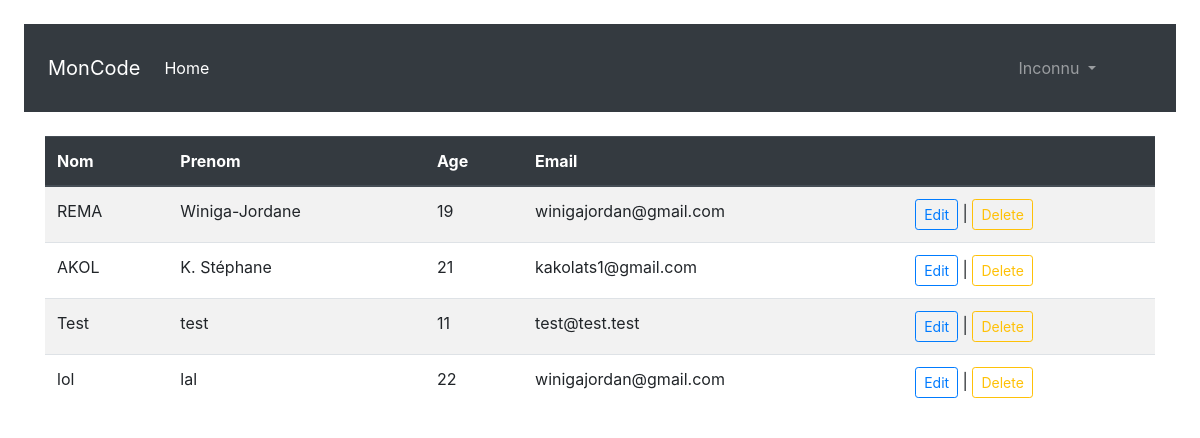
Page /list on the committed database.
### app.py (models this page shows, shortened)
class User(db.Model):
    __tablename__ = "user"
    id = db.Column(db.Integer, primary_key = True)
    nom = db.Column(db.String(50), nullable = False)
    prenom = db.Column(db.String(100), nullable = False)
    email = db.Column(db.String(100), nullable = False)
    login = db.Column(db.String(50), nullable=True)
    password = db.Column(db.Text, nullable=False)
    age = db.Column(db.Integer, nullable = False)

### app.py (the view)
@app.route("/list")
def list_user():
    users = User.query.all()
    return render_template("list.html", users = users)

### templates/list.html (shortened to what this page needs)
{% extends 'base.html' %}
{% block content %}
<div class = "jumotron">
    <p>
        <table class="table table-striped">
            <thead class = "thead-dark">
                <tr>
                    <th>Nom</th>
                    <th>Prenom</th>
                    <th>Age</th>
                    <th>Email</th>
                    <th></th>
                </tr>
            </thead>
            <tbody>
                {% for user in users %}
                <tr>
                    <td scope="row">{{user.nom}}</td>
                    <td>{{user.prenom}}</td>
                    <td>{{user.age}}</td>
                    <td>{{user.email}}</td>
                    <td>
                        <a class="btn btn-sm btn-outline-primary" href="{{ url_for('add_user', id = user.id) }}">Edit</a> |
                        <a class="btn btn-sm btn-outline-warning" href="{{ url_for('delete_user', id = user.id) }}">Delete</a>
                    </td>
                </tr>
                {% endfor %}
            </tbody>
        </table>
    </p>
</div>
{% endblock content %}

### templates/base.html (shortened to what this page needs)
<!doctype html>
<html lang="en">
  <head>
    <link rel="stylesheet" href="https://stackpath.bootstrapcdn.com/bootstrap/4.3.1/css/bootstrap.min.css">
  </head>
  <body>
    <nav class="navbar navbar-expand-lg navbar-dark bg-dark m-4 p-4">
        <a class="navbar-brand" href="#">MonCode</a>
        <div class="collapse navbar-collapse" id="navbarNavDropdown">
          <ul class="navbar-nav">
            <li class="nav-item active">
              <a class="nav-link" href="#">Home <span class="sr-only">(current)</span></a>
            </li>
          </ul>
        </div>
        <ul class = "navbar-nav mr-5">
            <li class="nav-item dropdown">
                <a class="nav-link dropdown-toggle" href="#" id="navbarDropdownMenuLink" data-toggle="dropdown" aria-haspopup="true" aria-expanded="false">
                    {{ session.get("userName") if session.get("userName")  else "Inconnu" }}
                </a>
              </li>
        </ul>
    </nav>
    <div class = "container">
    {% block content %}{% endblock content %}
    </div>
  </body>
</html>

### rows in the picture
User: nom "REMA", prenom "Winiga-Jordane", age "19", email "winigajordan@gmail.com"
User: nom "AKOL", prenom "K. Stéphane", age "21", email "kakolats1@gmail.com"
User: nom "Test", prenom "test", age "11", email "test@test.test"
User: nom "lol", prenom "lal", age "22", email "winigajordan@gmail.com"

### other values in the picture
{{ session.get("userName") if session.get("userName")  else "Inconnu" }} "Inconnu"
